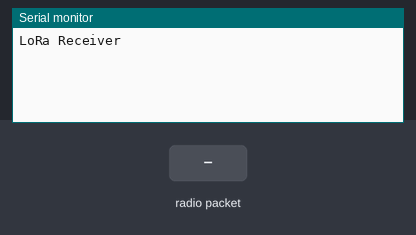
Simulated run of this sketch. Board: Arduino Uno, built with avr-gcc and run on an emulated ATmega328P. On the bench: the last lines printed to the serial monitor. Inputs (shaded band) come from the test bench. No radio packets arrive unless stated.

Above: at 1.2 s.
1.3 s: radio packet "me" arrives
At 2.1 s:
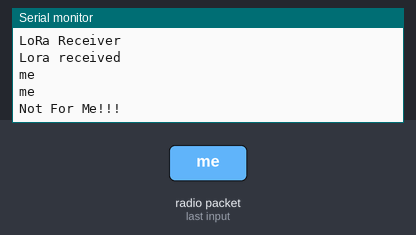
2.8 s: radio packet "CD" arrives
At 3.3 s:
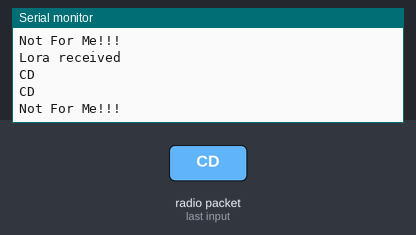
4.3 s: radio packet "ND" arrives
At 5.5 s:
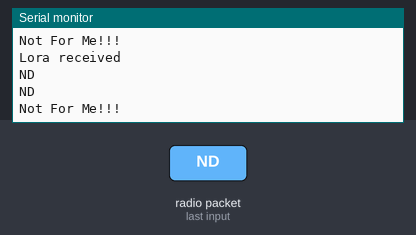
5.8 s: radio packet "1" arrives
At 6.7 s:
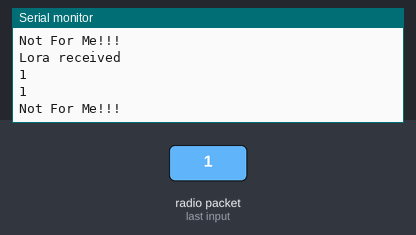

Measured:
- after the input at 1.3 s, the serial monitor: prints a new line at once (image 1)
- after the input at 2.8 s, the serial monitor: prints a new line at once (image 2)
- after the input at 4.3 s, the serial monitor: prints a new line at once (image 3)
- after the input at 5.8 s, the serial monitor: prints a new line at once (image 4)

The sketch:

DCU5_RECEIVER.ino
```cpp
//Author : Harish Mohanty
/*
 * Distress Connect
 * @version v1.0.0
 * @link
 * Copyright (c) 2019  Distress Connect
 * @Author Team Distress Connect
 * IBM : CALL FOR CODE 2019 Global Challange
 */
//Code   : DCU-5 Receiver

#include <SPI.h>
#include <LoRa.h>
#include <Wire.h>

String msg = "Sorry world i am the boss of universe so u can call me as universal boss";
int i = 1, len = 0, noOfIterations = 0, iterationLeft = 0, remainingBytes = 0, counter = 0, pointer = 0;
String msgLen = "";
char temp = 'a';
int toPiInterrupt = 4;
const int csPin = 10;          // LoRa radio chip select
const int resetPin = 9;       // LoRa radio reset
const int irqPin = 2;         // change for your board; must be a hardware interrupt pin
String incoming = "";
String me = "DCU-5";


void setup() {
  Wire.begin(8);                // join i2c bus with address #8
  Wire.onRequest(requestEvent); // register event
  Serial.begin(9600);

  Serial.println("LoRa Receiver");
  LoRa.setPins(csPin, resetPin, irqPin);
  if (!LoRa.begin(433E6)) {
    Serial.println("Starting LoRa failed!");
    delay(5000);
    while (1);
  }
  LoRa.onReceive(onReceive);
  LoRa.receive();

}

void loop() {
  delay(100);
}

void requestEvent() {
  counter++;
  if (counter == 1) {
    Wire.write(msgLen.c_str());
    temp = msg.charAt(0);
  }
  else {
    if (i <= len) {
      Wire.write(temp);
      temp = msg.charAt(i);
      //Serial.println(i);
      i++;

    }
    if (i > len) {
      i = 1;
      counter = 0;
    }
  }
}

void onReceive(int packetSize) {
  Serial.println("Lora received");
  digitalWrite(toPiInterrupt, LOW);
  if (packetSize == 0) return;          // if there's no packet, return
  incoming = "";                 // payload of packet

  while (LoRa.available()) {            // can't use readString() in callback, so
    incoming += (char)LoRa.read();      // add bytes one by one
  }
  Serial.println(incoming);
  String destination_id = getValue(incoming, '&', 0);
  Serial.println(destination_id);
  msg = incoming;
  String id = getValue(msg, '#', 1);
  if (id == "me") {
    if (destination_id == "CD" || destination_id == "ND") {

      len = msg.length();
      noOfIterations = len / 30;
      remainingBytes = len % 30;

      if (remainingBytes != 0) {
        noOfIterations += 1;
      }
      iterationLeft = noOfIterations;
      if (len < 100) {
        msgLen = "0" + String(len);
      }
      Serial.print("Msg Length : ");
      Serial.println(len);
      Serial.print("No of Iterations are ");
      Serial.println(noOfIterations);

      digitalWrite(toPiInterrupt, HIGH);
      delay(50);
      digitalWrite(toPiInterrupt, LOW);
    }
  }
  else{
    Serial.println("Not For Me!!!");
  }
}

String getValue(String data, char separator, int index)
{
  int found = 0;
  int strIndex[] = { 0, -1 };
  int maxIndex = data.length() - 1;

  for (int i = 0; i <= maxIndex && found <= index; i++) {
    if (data.charAt(i) == separator || i == maxIndex) {
      found++;
      strIndex[0] = strIndex[1] + 1;
      strIndex[1] = (i == maxIndex) ? i + 1 : i;
    }
  }
  return found > index ? data.substring(strIndex[0], strIndex[1]) : "";
}
```
